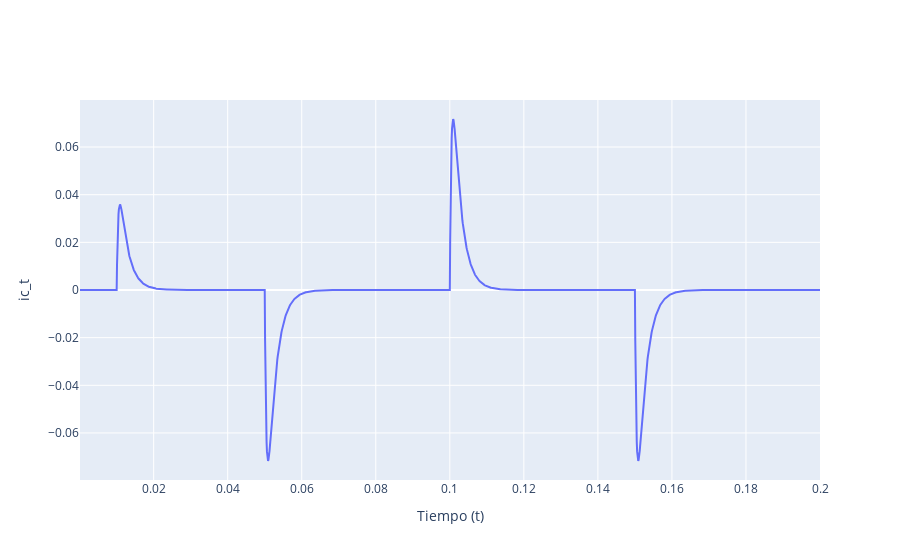
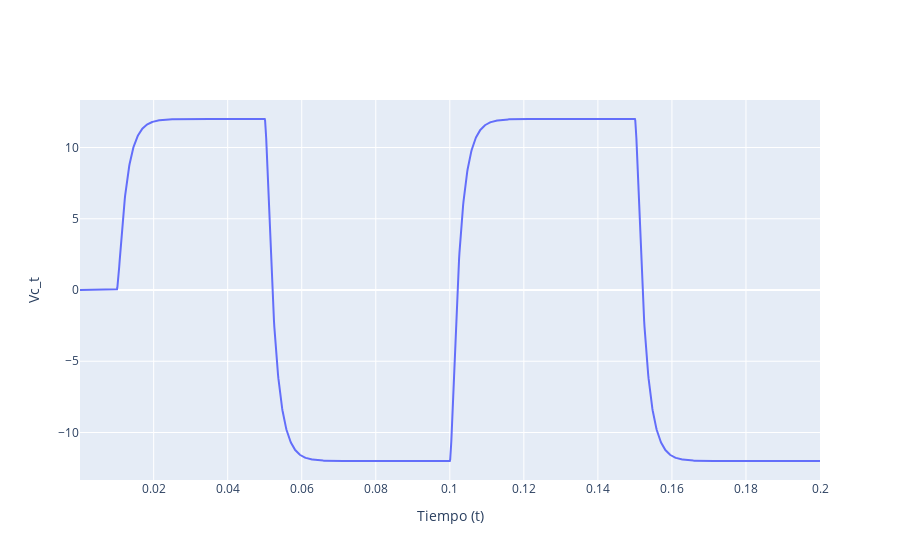
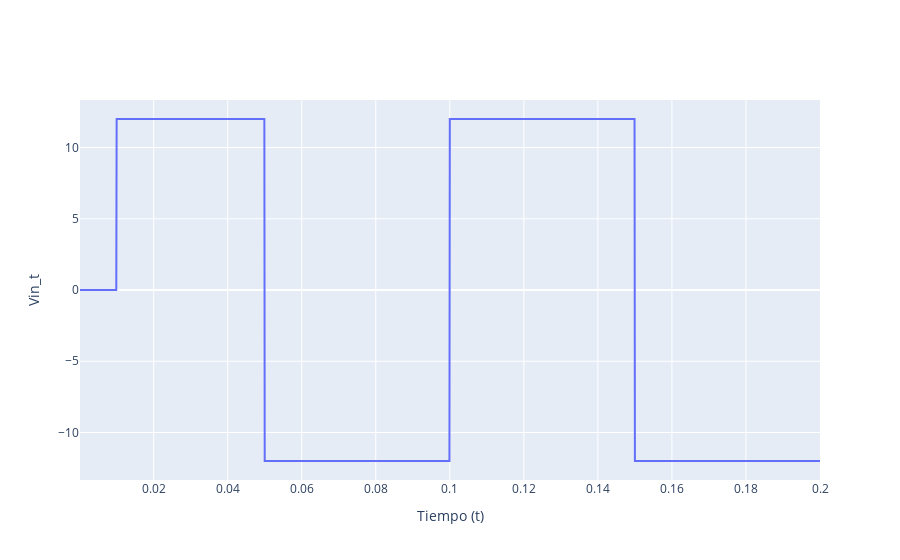

The notebook cell these images were saved under, in order:
### Markdown cell above
El objetivo ahora, es a partir de dichos graficos es obtener la funcion de transferencia del sistema, la que despues nos permite, en nuestro caso , obtener los valores de R,L,C del circuito

Basandonos en las variables de entrada y salida

Partiendo nuevamente del circuito

![Circuito RLC](images/circuit_RLC.png)

Planteando las ecuaciones diferenciales del mismo


$\frac{di}{dt}=-\frac{R}{L}i-\frac{1}{L}vc+\frac{1}{L}ve$

$\frac{dv_c}{dt}=-\frac{1}{C}i$

Podemos expresar las mismas en una ecuacion matricial-vectorial

$\begin{bmatrix}\frac{di}{dt}\\ \frac{dv_c}{dt}\end{bmatrix} $ 
$ = \begin{bmatrix}-R/L &-1/L \\ 1/C & 0 \end{bmatrix} $
$\begin{bmatrix}i\\vc \end{bmatrix} $
$+ \begin{bmatrix}1/L\\0 \end{bmatrix}$
$\begin{bmatrix}V_e \end{bmatrix}$

Definiendo a i,vc como variables de estado y a x como vector de estado , podemos expresarlo como:

$\dot{x}=A x(t)+b(u)$

Transformando al dominio de laplace el conjunto de  ecuaciones

$sI(s)=\frac{1}{L}$

$sV_c(s)=\frac{1}{C}I(s)$

Despejamos I de ambas ecuaciones para igualar y obtener la FdT de la tension en el capcitor

$G(s)=\frac{1}{LCs^{2}-CRs+1}$

Se obvserva que es una FdT de segundo grado y tiene dos polos reales y distintos. Aplicaremos método Chen para reconocerla.

$G(s)=\frac{K(T_3s+1)}{(T_1s+1)(T_2s+1)}$

Basandonos en los recursos de Identificacion.ipynb brindados en clase

Como nos indica el metodo debemos definir un intervalo de tiempo $t_1$ que será usado de referencia, que es lo que se nos pide en el metodo de de chen. En primer lugar debemos detectar nuestro t1 de referencia, para ello con ayuda de graficas interactivas podremos expandir nuestros graficos y obtener aproximadamente nuestro t1 que luego integrara el algoritmo de Chen

### Code cell
import plotly.graph_objects as go
import pandas as pd

df= pd.read_excel('Curvas_Medidas_RLC_2024.xls') # extraigo datos de xls

t = df.iloc[:, 0] #selecciono primera columna y todas sus filas, guardo como variable t
ic_t = df.iloc[:, 1]
Vc_t = df.iloc[:, 2]
Vin_t= df.iloc[:, 3]

# Gráfico para ic_t
fig1 = go.Figure()

fig1.add_trace(go.Scatter(
    x=t,
    y=ic_t,
    mode='lines',
    name='ic_t',
    hovertemplate='Tiempo: %{x:.2f}s, Corriente: %{y:.2f}A'
))

fig1.update_layout(
  
    xaxis_title='Tiempo (t)',
    yaxis_title='ic_t',
)

fig1.show()

# Gráfico para Vc_t
fig2 = go.Figure()

fig2.add_trace(go.Scatter(
    x=t,
    y=Vc_t,
    mode='lines',
    name='Vc_t',
    hovertemplate='Tiempo: %{x:.2f}s, Vc_t: %{y:.2f}'
))

fig2.update_layout(
    
    xaxis_title='Tiempo (t)',
    yaxis_title='Vc_t',
)

fig2.show()

# Gráfico para Vin_t
fig3 = go.Figure()

fig3.add_trace(go.Scatter(
    x=t,
    y=Vin_t,
    mode='lines',
    name='Vin_t',
    hovertemplate='Tiempo: %{x:.2f}s, Vin_t: %{y:.2f}'
))

fig3.update_layout(
 
    xaxis_title='Tiempo (t)',
    yaxis_title='Vin_t',
)

### Figure 1 — Plotly figure (JSON) as saved in the notebook; plotly's stock layout.template omitted (floating-point values rounded to 4 significant figures; data arrays with more than 128 entries replaced by an {"elided": "..."} marker saying what was removed)
{"data": [{"hovertemplate": "Tiempo: %{x:.2f}s, Corriente: %{y:.2f}A", "mode": "lines", "name": "ic_t", "type": "scatter", "x": {"elided": "2000 float values"}, "y": {"elided": "2000 float values"}}], "layout": {"xaxis": {"title": {"text": "Tiempo (t)"}}, "yaxis": {"title": {"text": "ic_t"}}}}

### Figure 2 — Plotly figure (JSON) as saved in the notebook; plotly's stock layout.template omitted (floating-point values rounded to 4 significant figures; data arrays with more than 128 entries replaced by an {"elided": "..."} marker saying what was removed)
{"data": [{"hovertemplate": "Tiempo: %{x:.2f}s, Vc_t: %{y:.2f}", "mode": "lines", "name": "Vc_t", "type": "scatter", "x": {"elided": "2000 float values"}, "y": {"elided": "2000 float values"}}], "layout": {"xaxis": {"title": {"text": "Tiempo (t)"}}, "yaxis": {"title": {"text": "Vc_t"}}}}

### Figure 3 — Plotly figure (JSON) as saved in the notebook; plotly's stock layout.template omitted (floating-point values rounded to 4 significant figures; data arrays with more than 128 entries replaced by an {"elided": "..."} marker saying what was removed)
{"data": [{"hovertemplate": "Tiempo: %{x:.2f}s, Vin_t: %{y:.2f}", "mode": "lines", "name": "Vin_t", "type": "scatter", "x": {"elided": "2000 float values"}, "y": {"elided": "2000 int values"}}], "layout": {"xaxis": {"title": {"text": "Tiempo (t)"}}, "yaxis": {"title": {"text": "Vin_t"}}}}
